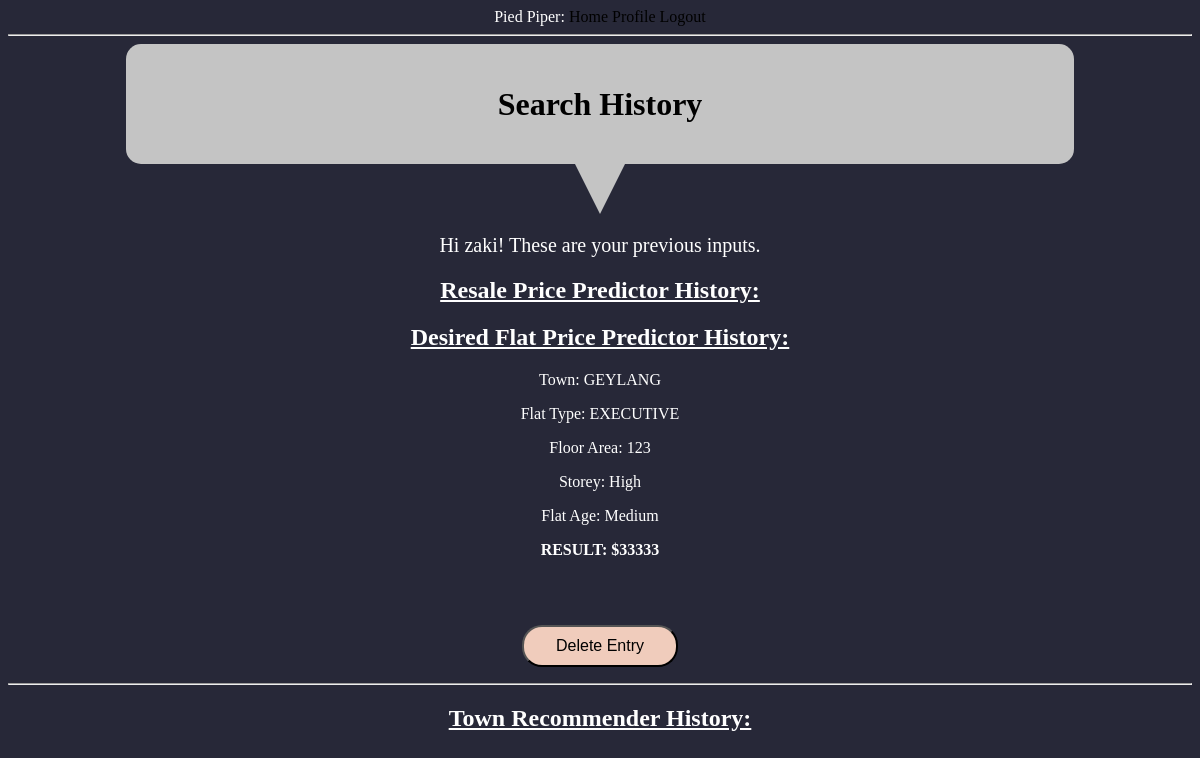
Page /user/zaki (signed in) on the earlier database version.
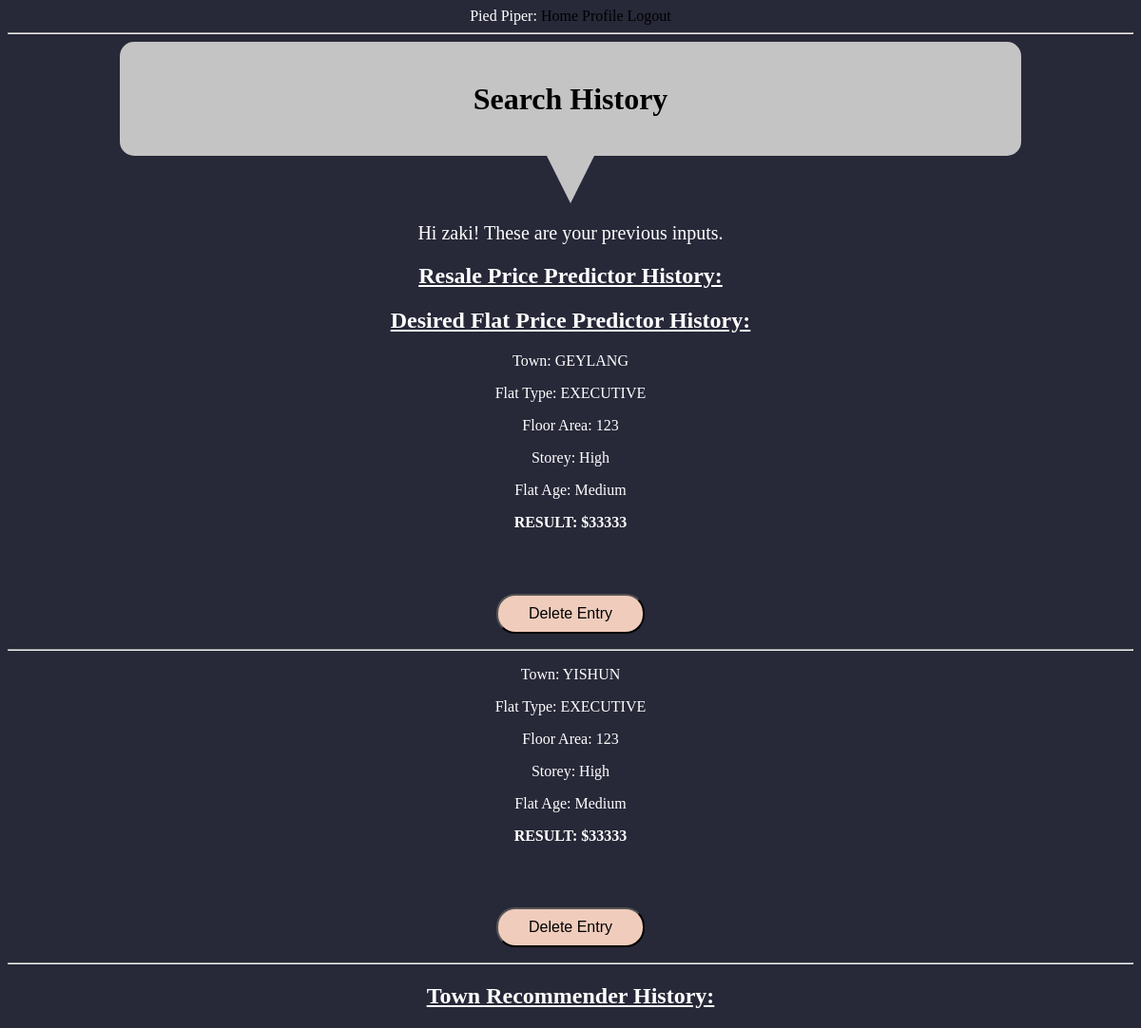
Same page on the later database version.
### app/models.py (models this page shows, shortened)
class User(UserMixin, db.Model):
    id = db.Column(db.Integer, primary_key=True)
    username = db.Column(db.String(64), index=True, unique=True)
    password_hash = db.Column(db.String(128))
    posts = db.relationship('Post', backref='author', lazy='dynamic')
    resaleInput = db.relationship(
        'resaleInput', backref='author', lazy='dynamic')
    flatpriceInput = db.relationship(
        'flatpriceInput', backref='author', lazy='dynamic')
    townInput = db.relationship('townInput', backref='author', lazy='dynamic')

class flatpriceInput(db.Model):
    id = db.Column(db.Integer, primary_key=True)
    town = db.Column(db.String(64))
    flatType = db.Column(db.String(64))
    floorArea = db.Column(db.Integer)
    storey = db.Column(db.String(64))
    age = db.Column(db.String(64))
    OUTPUT = db.Column(db.Integer)
    user_id = db.Column(db.Integer, db.ForeignKey('user.id'))

### app/routes.py (the view)
@app.route('/user/<username>')
@login_required
def user(username):
    user = User.query.filter_by(username=username).first_or_404()
    return render_template('user.html', user=user)

### app/models.py (called while the page is built)
@login.user_loader
def load_user(id):
    return User.query.get(int(id))

### app/templates/user.html (shortened to what this page needs)
{% extends "base.html" %} {% block content %}
<html>
  <head>
  </head>
  <body>
    <h1 id="header">Search History</h1>
    <div class="triangle-down"></div>
    <p style="font-size: 20px">
      Hi {{ user.username }}! These are your previous inputs.
    </p>
    <h2><u>Resale Price Predictor History:</u></h2>
    <h2><u>Desired Flat Price Predictor History:</u></h2>
    {% for ri in user.flatpriceInput %}
    <div><p>Town: {{ ri.town }}</p></div>
    <div><p>Flat Type: {{ ri.flatType }}</p></div>
    <div><p>Floor Area: {{ ri.floorArea }}</p></div>
    <div><p>Storey: {{ ri.storey }}</p></div>
    <div><p>Flat Age: {{ ri.age }}</p></div>
    <div>
      <p><b>RESULT: ${{ ri.OUTPUT }}</b></p>
    </div>
    <p>
      <button id="delete">
        <a
          href="{{ url_for('deletebuyer',username=current_user.username, id = ri.id) }}"
          >Delete Entry</a
        >
      </button>
    </p>
    <hr />
    {% endfor %}
    <h2><u>Town Recommender History:</u></h2>
     {% endblock %}

### app/templates/base.html (shortened to what this page needs)
<html>
  <head>
  </head>
  <body>
    <div>
      Pied Piper:
      <a href="{{ url_for('index') }}">Home</a>
      {% if current_user.is_anonymous %}
      <a href="{{ url_for('login') }}">Login</a>
      {% else %}
      <a href="{{ url_for('user', username=current_user.username) }}"
        >Profile</a
      >
      <a href="{{ url_for('logout') }}">Logout</a>
      {% endif %}
    </div>
    <hr />
     {% block content %}{% endblock %}
  </body>
</html>

### app/templates/base.html (style rules this page uses)
body { text-align: center; background-color: #272838; color: white; }
#header { color: black; text-align: center; border-radius: 15px; background-color: #c4c4c4; height: 15vh; width: 80%; vertical-align: middle; line-height: 15vh; margin: 0 auto 0 auto; }
.triangle-down { width: 0; height: 0; border-left: 25px solid transparent; border-right: 25px solid transparent; border-top: 50px solid #c4c4c4; margin: 0 auto 0 auto; }
#delete { margin-top: 50px; background-color: #f0ccbc; border-radius: 20px; padding: 10px 32px; font-size: 16px; }
a:link { color: black; text-decoration: none; }

Differences in the rows shown:
added flatpriceInput: town "YISHUN", flatType "EXECUTIVE", floorArea "123", storey "High", age "Medium", OUTPUT "33333"
